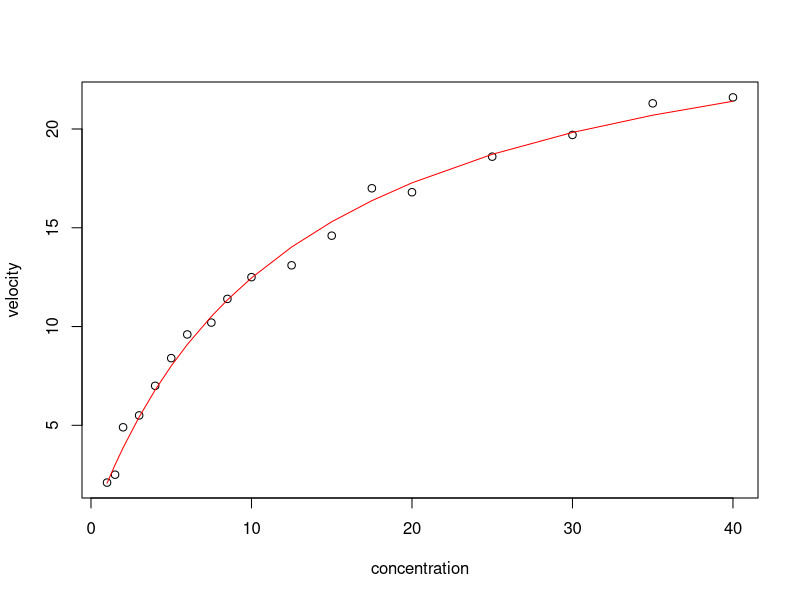
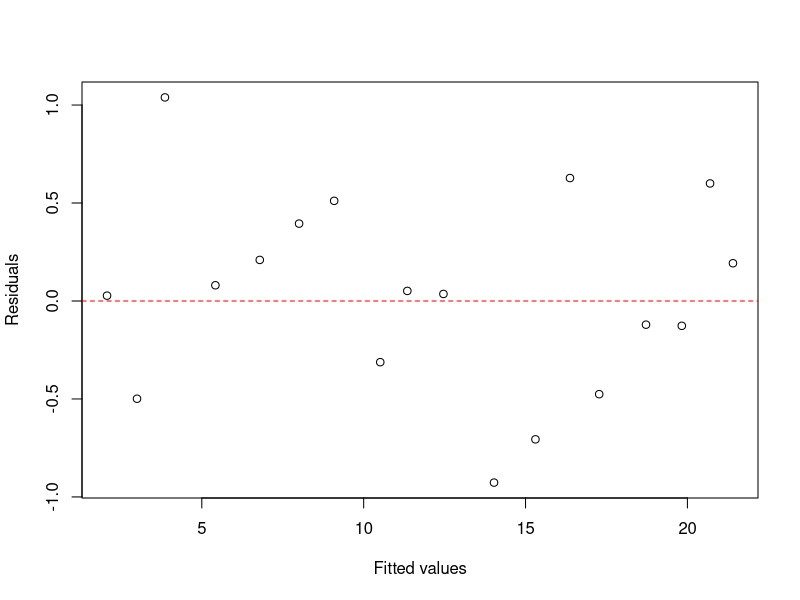
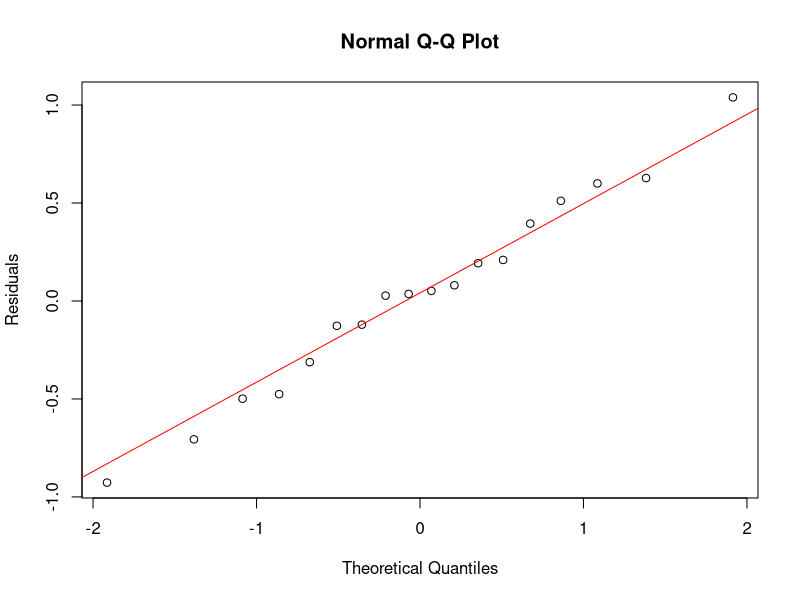

The R source for these figures, in order: (Note: this script raises an error after producing the figures.)
#Set up the dataset
x.prime <- 1/c(1.0,1.5,2.0,3.0,4.0,5.0,6.0,7.5,8.5,10.0,12.5,15.0,17.5,20.0,25.0,30.0,35.0,40.0)
y.prime <- 1/c(2.1,2.5,4.9,5.5,7.0,8.4,9.6,10.2,11.4,12.5,13.1,14.6,17.0,16.8,18.6,19.7,21.3,21.6)
x <- c(1.0,1.5,2.0,3.0,4.0,5.0,6.0,7.5,8.5,10.0,12.5,15.0,17.5,20.0,25.0,30.0,35.0,40.0)
y <- c(2.1,2.5,4.9,5.5,7.0,8.4,9.6,10.2,11.4,12.5,13.1,14.6,17.0,16.8,18.6,19.7,21.3,21.6)
df <- data.frame(x.prime, y.prime, x, y)

#1.a Fit a linear regression model and find starting values
lm1 <- lm(df$y.prime~df$x.prime)
lm1
g0 <- 1/coef(lm1)[1]
g1 <- coef(lm1)[2]/coef(lm1)[1]

#1.b Find the least square estimates
start <- nls(y ~ gamma0*x/(gamma1+x), 
                 data = df, 
                 start = list(gamma0=g0, gamma1=g1))
gamma.hat <- start$m$getAllPars()
gamma.hat

#2.a Plot the data and the fit
plot(df$x, df$y, xlab="concentration", ylab="velocity")
lines(df$x, start$m$fitted(), col="red")

#2.b Draw the residual plot and QQ plot
plot(start$m$fitted(), start$m$resid(), xlab="Fitted values", ylab="Residuals"); 
abline(h=0, col="red", lty=2)

qqnorm(start$m$resid(), ylab="Residuals")
qqline(start$m$resid(), col="red")

#2.c Test gamma1 = 20
MSE <- sum(start$m$resid()^2)/16
Var <- MSE*solve(t(J)%*%J)
Var
s.gamma1 <- sqrt(Var[2,2])
t <- (gamma.hat[2]-20)/s.gamma1
t

#3 Apply Bootstrapping and calculate the confidence intervals
n=dim(df)[1]

gamma0.v=NULL
gamma1.v=NULL

set.seed(1)

for(i in 1:1000)
{
  newID = sample(1:n,replace=T)
  new.df = df[newID,]
  newfit =  nls(y ~ gamma0*x/(gamma1+x), 
                data = new.df, start = list(gamma0=g0, gamma1=g1))
  gamma0.v=c(gamma0.v,coef(newfit)[1])
  gamma1.v=c(gamma1.v,coef(newfit)[2])
}
quantile(gamma0.v, probs = c(0.025, 0.975))
quantile(gamma1.v, probs = c(0.025, 0.975))

#Compare to the confidence interval from the Large Sample Theory
J <- start$m$gradient()
sigma2 <- sum(start$m$resid()^2)/(nrow(J)-ncol(J))
se.gamma0 <- sqrt(sigma2)*sqrt( solve(t(J)%*%J)[1,1])
se.gamma1 <- sqrt(sigma2)*sqrt( solve(t(J)%*%J)[2,2])
CI.gamma0 <- gamma.hat[1] + c(-1,1)*se.gamma0*qt(p = 0.975, df = nrow(J)-ncol(J))
CI.gamma1 <- gamma.hat[2] + c(-1,1)*se.gamma1*qt(p = 0.975, df = nrow(J)-ncol(J))

CI.gamma1
